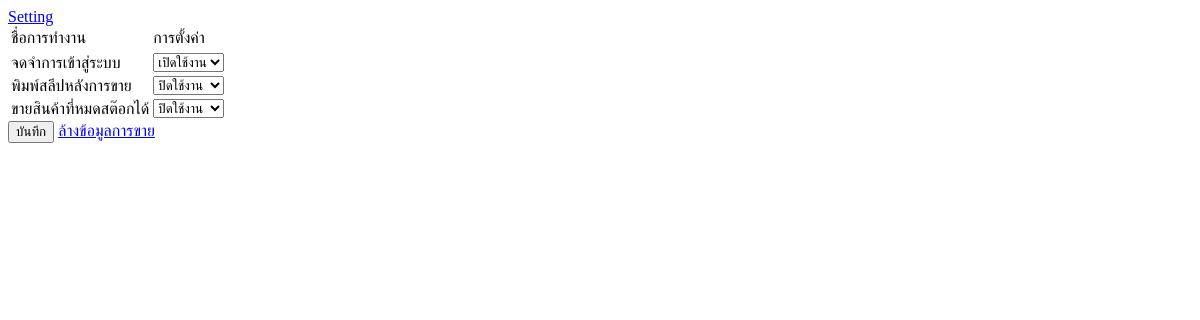
Before: /config.php?m=config with the older database file.
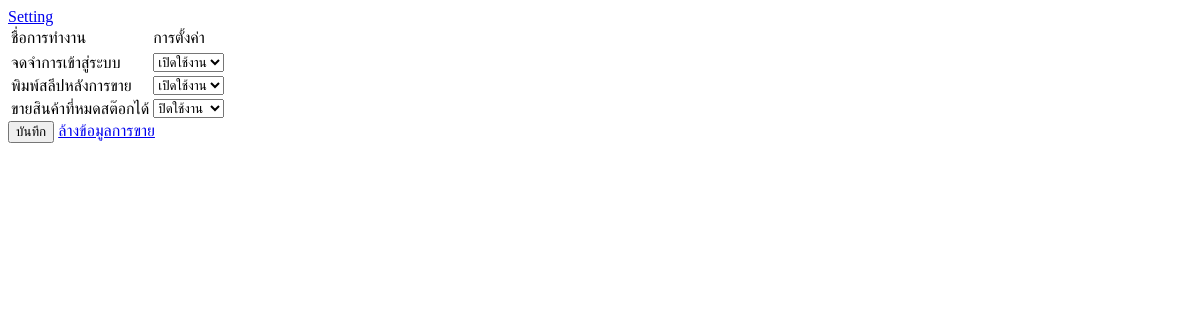
After: the same page with the newer database file.
### tables this page shows
CREATE TABLE `config` (
  `id` varchar(20) NOT NULL,
  `config` varchar(100) DEFAULT NULL,
  `value` int(11) DEFAULT NULL
);

### classes/Main.class.php (called while the page is built, shortened)
<?php
    class Main {
        private $dbhost = 'localhost';
        private $dbuser = 'root';
        private $dbpass = '';
        private $dbname = 'food';
        public $dbcon = '';
        function __construct() {
            try {
                $conn = new mysqli($this->dbhost, $this->dbuser, $this->dbpass, $this->dbname);
                $this->dbcon = $conn;
            }catch(Exception $e){
                echo "
                    <div>
                        Database is Error connection : <b>".$e->getMessage()."</b><br/>
                    </div>
                ";
            }
        }
        public function getConfig(){
            $sql = "SELECT * FROM config";
            $query = $this->dbcon->query($sql);
            return $query;
        }
    }
?>

### config.php (the view, shortened to what this page needs)
<!DOCTYPE html>
<html lang="en">
<head>
</head>
<?php
    $obj = new Main;
    $data = $obj->getConfig();
?>
<body>
    <div class="container">
    <a href="#!">Setting</a>
        <div class="card">
            <form action="" method="post">
                <div class="card-body">
                    <table class="table table-sm table-bordered">
                        <tr>
                            <td>ชื่อการทำงาน</td>
                            <td>การตั้งค่า</td>
                        </tr>
                        <tr>
                            <?php foreach($data as $val){ ?>
                        <tr>
                            <td><?=$val['config']?></td>
                            <td>
                                <select name="values[]" class="form-control">
                                    <?php
                                        if ($val['value'] == '1'){
                                            echo "
                                            <option value='$val[id],1' selected>เปิดใช้งาน</option>
                                            <option value='$val[id],0'>ปิดใช้งาน</option>
                                            ";
                                        }else{
                                            echo "
                                            <option value='$val[id],0' selected>ปิดใช้งาน</option>
                                            <option value='$val[id],1'>เปิดใช้งาน</option>
                                            ";
                                        }
                                    ?>
                                </select>
                            </td>
                        </tr>
                        <?php } ?>
                        </tr>
                    </table>
            </form>
            <button type="submit" name="btnsave" class="btn btn-primary"><i class="fa-solid fa-floppy-disk"></i> บันทึก</button>
            <a href="clear-data.php?submit=1" class="btn btn-warning" onclick="return confirm('ข้อมูลทั้งหมดจะถูกลบ แน่ใจแล้วหรือไม่')"><i class="fa-solid fa-trash-can"></i> ล้างข้อมูลการขาย</a>
        </div>
    </div>
</body>
</html>

Changed rows visible on the page:
changed config "พิมพ์สลีปหลังการขาย": value "ปิดใช้งาน" → "เปิดใช้งาน"
